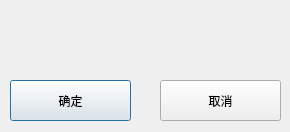
<?xml version="1.0" encoding="UTF-8"?>
<ui version="4.0">
 <class>ShowResultPage</class>
 <widget class="QDialog" name="ShowResultPage">
  <property name="geometry">
   <rect>
    <x>0</x>
    <y>0</y>
    <width>290</width>
    <height>132</height>
   </rect>
  </property>
  <property name="windowTitle">
   <string>Dialog</string>
  </property>
  <widget class="QLabel" name="label">
   <property name="geometry">
    <rect>
     <x>0</x>
     <y>0</y>
     <width>291</width>
     <height>61</height>
    </rect>
   </property>
   <property name="styleSheet">
    <string notr="true">font: 15pt &quot;Ubuntu&quot;;
</string>
   </property>
   <property name="text">
    <string/>
   </property>
   <property name="alignment">
    <set>Qt::AlignCenter</set>
   </property>
  </widget>
  <widget class="QPushButton" name="pushButton">
   <property name="geometry">
    <rect>
     <x>10</x>
     <y>80</y>
     <width>121</width>
     <height>41</height>
    </rect>
   </property>
   <property name="styleSheet">
    <string notr="true">font: 16pt &quot;Ubuntu&quot;;</string>
   </property>
   <property name="text">
    <string>确定</string>
   </property>
  </widget>
  <widget class="QPushButton" name="pushButton_2">
   <property name="geometry">
    <rect>
     <x>160</x>
     <y>80</y>
     <width>121</width>
     <height>41</height>
    </rect>
   </property>
   <property name="styleSheet">
    <string notr="true">font: 16pt &quot;Ubuntu&quot;;</string>
   </property>
   <property name="text">
    <string>取消</string>
   </property>
  </widget>
 </widget>
 <resources/>
 <connections/>
</ui>
